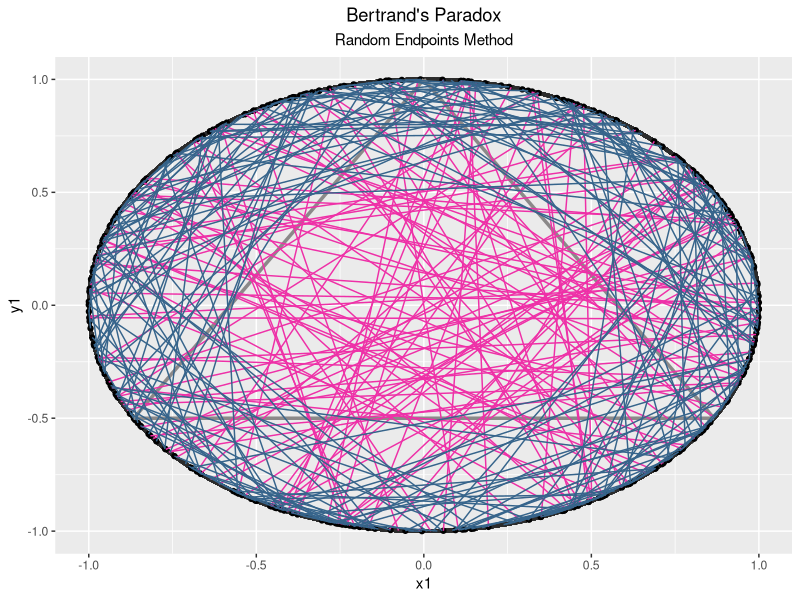
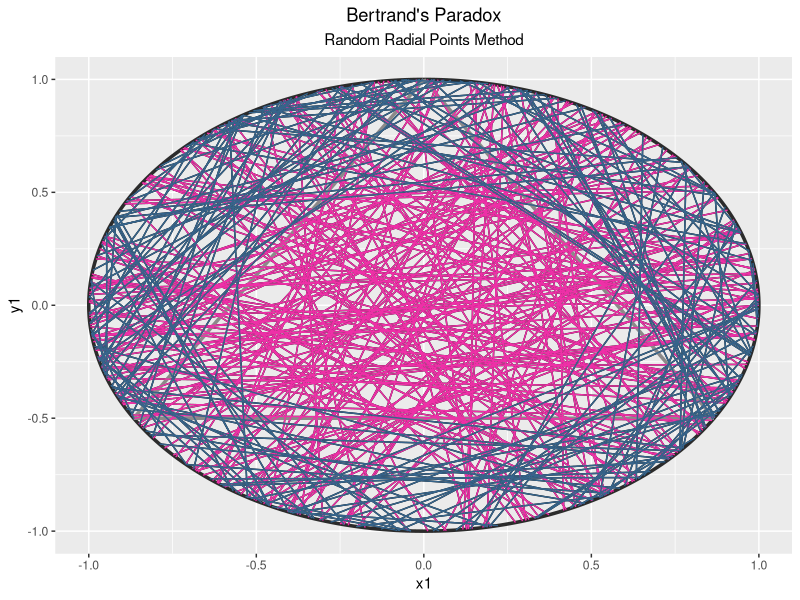
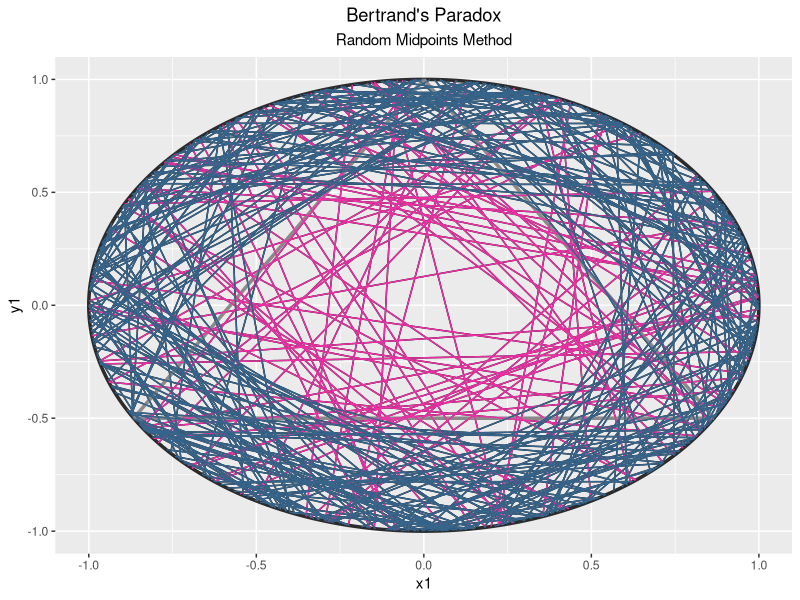

Reproduce these figures in R, in order.
# Instruction to students: You may clear the code in this file and replace it
# with your own.

library(tidyverse)
library(ggforce)
library(ggplot2)
library(dplyr)

# METHOD A (Random Endpoints) --------------------------------------------------
n <- 300 # number of chords - can be changed

theta_A1 <- runif(n, 0, 2*pi)
theta_A2 <- runif(n, 0, 2*pi)
endpoint <- tibble(
  x1 = cos(theta_A1),
  y1 = sin(theta_A1),
  x2 = cos(theta_A2),
  y2 = sin(theta_A2))

eqtri_df <- tibble(
  x    = c(0, sqrt(3) / 2, -sqrt(3) / 2),
  y    = c(1, -0.5, -0.5),
  xend = c(sqrt(3) / 2, -sqrt(3) / 2, 0),
  yend = c(-0.5, -0.5, 1))

circle <- mutate(.data = endpoint, l = sqrt((x2 - x1)^2 + (y2 - y1)^2)) # add new column l

eqtri_df_new <- mutate(.data = eqtri_df, s = sqrt((xend - x)^2 + (yend - y)^2)) # add new column s

final_eqtri_df_new <- slice(.data = eqtri_df_new, 1) # only need 1 row as reference

s <- final_eqtri_df_new$s

final_table <- bind_cols(circle, s)
colnames(final_table)[6]  <- "s"

compare <- select(.data = final_table, l, s)
longer <- filter(.data = final_table, l > s)
shorter <- filter(.data = final_table, l < s)
print(longer)
chords_longer <- print(nrow(longer))

ggplot(data = endpoint, aes(x = x1, y = y1)) +
  ggforce::geom_circle(aes(x0 = 0, y0 = 0, r = 1), col = "gray17", lwd = 1.2) +
  geom_point() + 
  geom_segment(data = eqtri_df, aes(x = x, y = y, xend = xend, yend = yend), col = "snow4", lwd = 1.2) +
  geom_segment(data = longer , aes(x = x1, y = y1, xend = x2, yend = y2), col = "maroon2") + 
  geom_segment(data = shorter , aes(x = x1, y = y1, xend = x2, yend = y2), col = "steelblue4") +
  labs(title = "Bertrand's Paradox",
       subtitle = "Random Endpoints Method") +
  # move title and subtitle texts to the centre
  theme(plot.title = element_text(hjust = 0.5),
        plot.subtitle = element_text(hjust = 0.5))

# Use Principle of Indifference to calculate probability 
prob = chords_longer/n
print(prob)

# METHOD B (Random Radial Points) ----------------------------------------------
n <- 300 # number of chords - can be changed
r <- 1

theta_B <- runif(n, 0, 2*pi) # randomise angles
P <- runif(n,0,r) # randomise radius
Q <- sqrt(r^2-P^2) 

# Coordinates of random endpoints
endpoint <- tibble(
  x1 = P*cos(theta_B) + Q*sin(theta_B),
  y1 = P*sin(theta_B) - Q*cos(theta_B),
  x2 = P*cos(theta_B) - Q*sin(theta_B),
  y2 = P*sin(theta_B) + Q*cos(theta_B))

# Coordinates of equilateral triangle
eqtri_df <- tibble(
  x    = c(0, sqrt(3) / 2, -sqrt(3) / 2),
  y    = c(1, -0.5, -0.5),
  xend = c(sqrt(3) / 2, -sqrt(3) / 2, 0),
  yend = c(-0.5, -0.5, 1))

# new data for length l of chords and size s of triangle's lengths
endpoint_new <- mutate(.data = endpoint, l = sqrt((x2-x1)^2+(y2-y1)^2))
eqtri_df_new <- mutate(.data = eqtri_df, s = sqrt((xend-x)^2+(yend-y)^2))

final_eqtri_df_new <- slice(.data = eqtri_df_new, 1) # only need 1 row as reference

s <- final_eqtri_df_new$s # rename as s

final_table <- bind_cols(endpoint_new, s)
colnames(final_table)[6]  <- "s"

# Comparing lengths l and s
compare <- select(.data = final_table, l, s)
longer <- filter(.data = final_table, l > s)
shorter <- filter(.data = final_table, l < s)
print(longer) # only printing chords longer than side s of equilateral triangle
chords_longer <- print(nrow(longer))

# Plot triangle and chords
ggplot() +
  ggforce::geom_circle(aes(x0 = 0, y0 = 0, r = 1), col = "gray17", lwd = 1.2) +
  geom_segment(data = endpoint, aes(x = x1, y = y1,xend = x2, yend = y2)) + 
  geom_segment(data = eqtri_df, aes(x = x, y = y, xend = xend, yend = yend), col = "snow4", lwd = 1.2) +
  geom_segment(data = longer , aes(x = x1, y = y1, xend = x2, yend = y2), col = "maroon2") + 
  geom_segment(data = shorter , aes(x = x1, y = y1, xend = x2, yend = y2), col = "steelblue4") +
  labs(title = "Bertrand's Paradox",
       subtitle = "Random Radial Points Method") +
  # move title and subtitle texts to the centre
  theme(plot.title = element_text(hjust = 0.5),
        plot.subtitle = element_text(hjust = 0.5))

# Use Principle of Indifference to calculate probability
prob = chords_longer/n
print(prob)

# METHOD C (Random Midpoints) --------------------------------------------------
n <- 300 # number of chords - can be changed
r <- 1

theta_C <- runif(n, 0, 2*pi) # randomise angles
V <- runif(n, 0, 1) 
V1 <- sqrt(V)
U <- sqrt(r^2 - V1^2)

end_point <- tibble(
  x1 = V1*cos(theta_C) + U*sin(theta_C),
  y1 = V1*sin(theta_C) - U*cos(theta_C),
  x2 = V1*cos(theta_C) - U*sin(theta_C),
  y2 = V1*sin(theta_C) + U*cos(theta_C))

eqtri_df <- tibble(
  x    = c(0, sqrt(3) / 2, -sqrt(3) / 2),
  y    = c(1, -0.5, -0.5),
  xend = c(sqrt(3) / 2, -sqrt(3) / 2, 0),
  yend = c(-0.5, -0.5, 1))

end_point_new <- mutate(.data = end_point, l = sqrt((x2 - x1)^2 + (y2 - y1)^2))
eqtri_df_new <- mutate(.data = eqtri_df, s = sqrt((xend - x)^2 + (yend - y)^2))

final_eqtri_df_new <- slice(.data = eqtri_df_new, 1) # only need 1 row as reference

s <- final_eqtri_df_new$s

final_table <- bind_cols(end_point_new, s)
colnames(final_table)[6]  <- "s"

compare <- select(.data = final_table, l, s)
longer <- filter(.data = final_table, l > s)
shorter <- filter(.data = final_table, l < s)
print(longer)
chords_longer <- print(nrow(longer))

# Plot 
ggplot() +
  ggforce::geom_circle(aes(x0 = 0, y0 = 0, r = 1), col = "gray17", lwd = 1.2 ) +
  geom_segment(data = end_point, aes(x = x1, y = y1, xend = x2, yend = y2)) +
  geom_segment(data = eqtri_df, aes(x = x, y = y, xend = xend, yend = yend), col = "snow4", lwd = 1.2) +
  geom_segment(data = longer , aes(x = x1, y = y1, xend = x2, yend = y2), col = "maroon2") + 
  geom_segment(data = shorter , aes(x = x1, y = y1, xend = x2, yend = y2), col = "steelblue4") +
  labs(title = "Bertrand's Paradox",
       subtitle = "Random Midpoints Method") +
  # move title and subtitle texts to the centre
  theme(plot.title = element_text(hjust = 0.5),
        plot.subtitle = element_text(hjust = 0.5))

# Use Principal of Indifference to calculate probability 
prob = chords_longer/n
print(prob)
